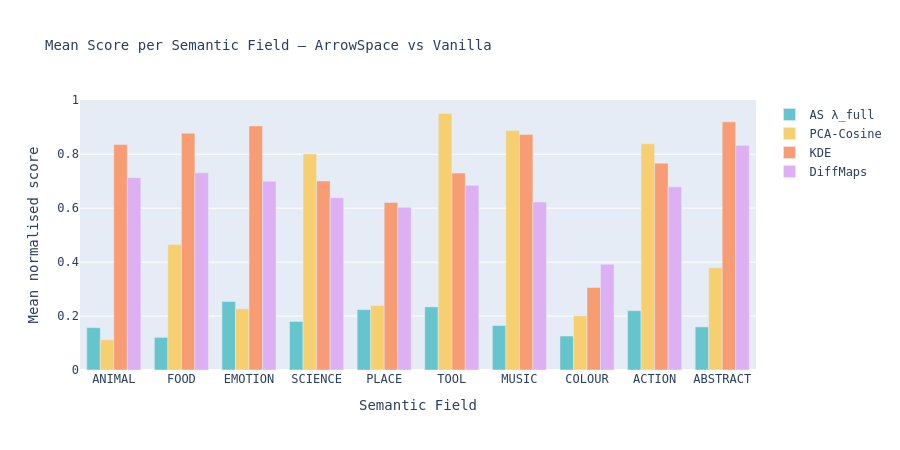

Write notebook code for a chart like this one.
### Markdown cell above
---
## 10 · Probing summary: ArrowSpace vs vanilla per semantic field

Bar chart comparing ArrowSpace λ and each vanilla score's  
**per-field mean score** — reveals which semantic fields each method  
most confidently places in basins.

### Code cell
summary_rows = []
for field in field_names:
    mask = labels == field
    summary_rows.append({
        "Field":        field,
        "AS λ_full":    round(lambda_full[mask].mean(), 3),
        "PCA-Cosine":   round(v_pca[mask].mean(), 3),
        "KDE":          round(v_kde[mask].mean(), 3),
        "DiffMaps":     round(v_diff[mask].mean(), 3),
        "R_spec":       round(R_spec[mask].mean(), 3),
    })

df_summary = pd.DataFrame(summary_rows)
df_summary.to_csv(OUTPUT_DIR / "semantic_field_summary.csv", index=False)

fig5 = go.Figure()
methods_plot = ["AS λ_full", "PCA-Cosine", "KDE", "DiffMaps"]
colors5 = px.colors.qualitative.Pastel
for m_idx, method in enumerate(methods_plot):
    fig5.add_trace(go.Bar(
        name=method,
        x=df_summary["Field"],
        y=df_summary[method],
        marker_color=colors5[m_idx],
    ))

fig5.update_layout(
    barmode="group",
    title="Mean Score per Semantic Field — ArrowSpace vs Vanilla",
    xaxis_title="Semantic Field",
    yaxis_title="Mean normalised score",
    height=450,
    font_family="monospace",
    title_font_size=14,
)
fig5.write_image(OUTPUT_DIR / "fig_05_field_summary.png", scale=2)
fig5.show()
print("Saved fig_05_field_summary.png")

### Figure 1 — Plotly figure (JSON) as saved in the notebook; plotly's stock layout.template omitted (floating-point values rounded to 4 significant figures)
{"data": [{"marker": {"color": "rgb(102, 197, 204)"}, "name": "AS λ_full", "type": "bar", "x": ["ANIMAL", "FOOD", "EMOTION", "SCIENCE", "PLACE", "TOOL", "MUSIC", "COLOUR", "ACTION", "ABSTRACT"], "y": [0.157, 0.121, 0.254, 0.18, 0.224, 0.234, 0.165, 0.126, 0.22, 0.16]}, {"marker": {"color": "rgb(246, 207, 113)"}, "name": "PCA-Cosine", "type": "bar", "x": ["ANIMAL", "FOOD", "EMOTION", "SCIENCE", "PLACE", "TOOL", "MUSIC", "COLOUR", "ACTION", "ABSTRACT"], "y": [0.112, 0.465, 0.227, 0.801, 0.239, 0.951, 0.888, 0.201, 0.839, 0.379]}, {"marker": {"color": "rgb(248, 156, 116)"}, "name": "KDE", "type": "bar", "x": ["ANIMAL", "FOOD", "EMOTION", "SCIENCE", "PLACE", "TOOL", "MUSIC", "COLOUR", "ACTION", "ABSTRACT"], "y": [0.836, 0.878, 0.905, 0.701, 0.621, 0.73, 0.873, 0.306, 0.767, 0.92]}, {"marker": {"color": "rgb(220, 176, 242)"}, "name": "DiffMaps", "type": "bar", "x": ["ANIMAL", "FOOD", "EMOTION", "SCIENCE", "PLACE", "TOOL", "MUSIC", "COLOUR", "ACTION", "ABSTRACT"], "y": [0.713, 0.731, 0.7, 0.639, 0.603, 0.685, 0.623, 0.392, 0.679, 0.833]}], "layout": {"barmode": "group", "font": {"family": "monospace"}, "height": 450, "title": {"font": {"size": 14}, "text": "Mean Score per Semantic Field — ArrowSpace vs Vanilla"}, "xaxis": {"title": {"text": "Semantic Field"}}, "yaxis": {"title": {"text": "Mean normalised score"}}}}
